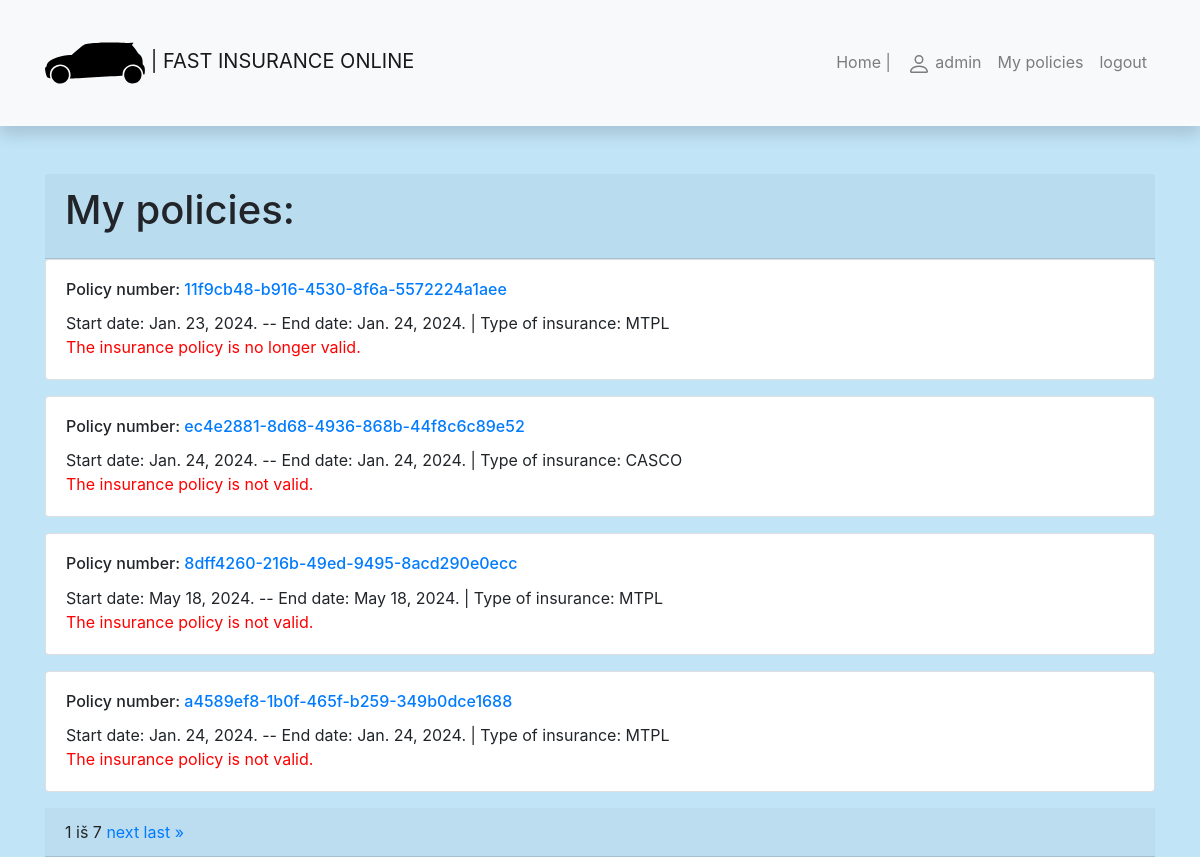
Screenshot of /insurance/my-policies/ (signed in) with the database file from the repository.
### insurance/models.py (models this page shows, shortened)
class Policy(models.Model):
    policyholder = models.ForeignKey('Policyholder', related_name='policies', on_delete=models.SET_NULL, null=True,
                                     blank=True)
    policy_number = models.UUIDField(primary_key=True, default=uuid.uuid4, help_text="Unique policy number.")
    start_date = models.DateField()
    end_date = models.DateField()
    policy_duration = models.IntegerField(default=365)
    policy_type = models.CharField(max_length=255)
    insurance_premium = models.FloatField()

### insurance/views.py (the view)
# urls.py: path("my-policies/", views.PoliciesByUserListView.as_view(), name="my-policies"),
class PoliciesByUserListView(LoginRequiredMixin, generic.ListView):  # Subclass of the parent class ListView.
    model = Policy
    template_name = "user_policies.html"
    context_object_name = "policies_list"
    paginate_by = 4
    def get_queryset(self):
        user = self.request.user
        policyholder = Policyholder.objects.get(user=user)
        return Policy.objects.filter(policyholder=policyholder)  # We can add .order_by().
    def get_context_data(self, **kwargs):
        context = super().get_context_data(**kwargs)
        context["today"] = date.today()
        return context

### insurance/templates/user_policies.html (shortened to what this page needs)
{% extends "base.html" %}
{% block content %}
<div class="card-header">
    <h1 class="card-title">My policies:</h1>
</div>
{% if policies_list %}
{% for policy in policies_list %}
    <div class="card mb-3">
        <div class="card-body">
            <h6 class="card-title">Policy number: <a href="{% url 'policy-one' policy.policy_number %}">
                {{ policy.policy_number }}</a>
            </h6>
            <p class="card-text">Start date: {{policy.start_date}}. -- End date: {{policy.end_date}}.
            | Type of insurance: {{ policy.policy_type }}
            <br>
            {% if policy.end_date == policy.start_date %}
                <span style="color:red;">The insurance policy is not valid.</span>
            {% elif policy.end_date <= today %}
                <span style="color:red;">The insurance policy is no longer valid.</span>
            {% elif policy.start_date > today %}
                <span style="color:orange;">Insurance coverage has not yet started.</span>
            {% else %}
                <span style="color:green;">Insurance coverage is valid.</span>
            {% endif %}
            </p>
        </div>
    </div>
{% endfor %}
{% else %}
<p>You do not have insurance policies in our company.</p>
{% endif %}
<div class="card-header">
<div>
    <span>
        <span class="current">
            {{ page_obj.number }} iš {{ page_obj.paginator.num_pages }}
        </span>
        {% if page_obj.has_next%}
            <a href="?page={{ page_obj.next_page_number }}">next</a>
            <a href="?page={{ page_obj.paginator.num_pages }}">last &raquo;</a>
        {% endif %}
    </span>
</div>
</div>
{% endblock %}

### insurance/templates/base.html (shortened to what this page needs)
<!DOCTYPE html>
<html lang="en">
<head>
    <link
            rel="stylesheet"
            href="https://stackpath.bootstrapcdn.com/bootstrap/4.1.3/css/bootstrap.min.css"
    />
    <link
            rel="stylesheet"
            href="https://cdnjs.cloudflare.com/ajax/libs/font-awesome/4.7.0/css/font-awesome.min.css"
    />
    {% load static %}
    <link rel="stylesheet" href="{% static 'css/styles.css' %}"/>
</head>
<body>
<nav
        class="navbar navbar-expand-lg navbar-light bg-light static-top mb-5 shadow"
>
    <div class="container">
        <a class="navbar-brand" href="{% url 'index' %}">
            | FAST INSURANCE ONLINE</a>
        <div class="collapse navbar-collapse" id="navbarResponsive">
            <ul class="navbar-nav ml-auto">
                <li class="nav-item">
                    <a class="nav-link" href="{% url 'index' %}">Home |</a>
                </li>
                {% if user.is_authenticated %}
                <li class="nav-item"><a class="nav-link" href="{% url 'profile-url' %}">
                    {{ user }}</a></li>
                <li class="nav-item"><a class="nav-link" href="{% url 'my-policies' %}">My policies</a></li>
                <li class="nav-item"><a class="nav-link" href="{% url 'logout' %}?next=/insurance">logout</a>
                {% endif %}
            </ul>
        </div>
    </div>
</nav>
<div class="container">{% block content %}{% endblock %}</div>
</body>
</html>

### insurance/static/css/styles.css (style rules this page uses)
body { background-color: #c1e4f7; }

### rows the page displays
Policy: policy_number "11f9cb48-b916-4530-8f6a-5572224a1aee", start_date "Jan. 23, 2024", end_date "Jan. 24, 2024", policy_type "MTPL", shows "The insurance policy is no longer valid."
Policy: policy_number "ec4e2881-8d68-4936-868b-44f8c6c89e52", start_date "Jan. 24, 2024", end_date "Jan. 24, 2024", policy_type "CASCO", shows "The insurance policy is not valid."
Policy: policy_number "8dff4260-216b-49ed-9495-8acd290e0ecc", start_date "May 18, 2024", end_date "May 18, 2024", policy_type "MTPL", shows "The insurance policy is not valid."
Policy: policy_number "a4589ef8-1b0f-465f-b259-349b0dce1688", start_date "Jan. 24, 2024", end_date "Jan. 24, 2024", policy_type "MTPL", shows "The insurance policy is not valid."

### other values shown
{{ user }} "admin"
{{ page_obj.number }} "1"
{{ page_obj.paginator.num_pages }} "7"
